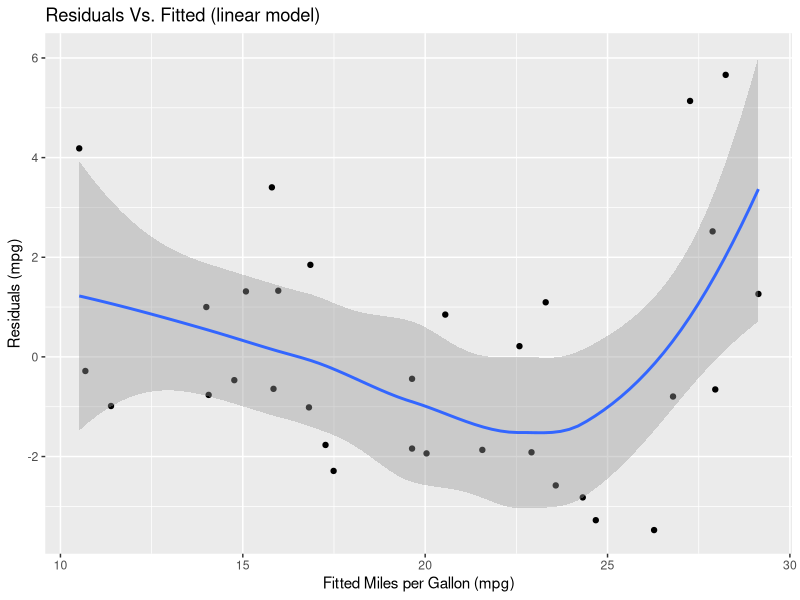

Write R code to recreate this figure.
## ---- chunk 1
library(datasets)
library(ggplot2)
library(dplyr)
data("mtcars")
## ---- chunk 2
summary(mtcars)
## ---- chunk 3
mtcars <- mutate(mtcars, am=factor(ifelse(am==1, 'automatic', 'manual')))
table(mtcars$am)
## ---- chunk 4
# baseline
a <- summary(lm(mpg ~ am, data=mtcars))$coef[2]

# calc percent change in the baseline for each covariate
rbind(
  c('baseline', 'cyl', 'disp', 'hp', 'drat', 'wt', 'qsec', 'vs', 'gear', 'carb'),
  round(c((a-a)/a,
    100 * (a - summary(lm(mpg ~ am + cyl, data=mtcars))$coef[2])/a,
    100 * (a - summary(lm(mpg ~ am + disp, data=mtcars))$coef[2])/a,
    100 * (a - summary(lm(mpg ~ am + hp, data=mtcars))$coef[2])/a,
    100 * (a - summary(lm(mpg ~ am + drat, data=mtcars))$coef[2])/a,
    100 * (a - summary(lm(mpg ~ am + wt, data=mtcars))$coef[2])/a,
    100 * (a - summary(lm(mpg ~ am + qsec, data=mtcars))$coef[2])/a,
    100 * (a - summary(lm(mpg ~ am + vs, data=mtcars))$coef[2])/a,
    100 * (a - summary(lm(mpg ~ am + gear, data=mtcars))$coef[2])/a,
    100 * (a - summary(lm(mpg ~ am + carb, data=mtcars))$coef[2])/a
  ), digits=2)
)
## ---- chunk 5
fit1 <- lm(mpg ~ am, data=mtcars)
fit2 <- lm(mpg ~ am + cyl, data=mtcars)
fit3 <- lm(mpg ~ am + cyl + disp, data=mtcars)
fit4 <- lm(mpg ~ am + cyl + disp + hp, data=mtcars)
fit5 <- lm(mpg ~ am + cyl + disp + hp + drat, data=mtcars)
fit6 <- lm(mpg ~ am + cyl + disp + hp + drat + wt, data=mtcars)
anova(fit1, fit2, fit3, fit4, fit5, fit6)
## ---- chunk 6
fit1 <- lm(mpg ~ am, data=mtcars)
fit7 <- lm(mpg ~ am + cyl + hp + wt, data=mtcars)
## ---- chunk 7
summary(fit7)$adj.r.squared
## ---- chunk 8
fit_lm <- lm(mpg ~ am + cyl + hp + wt, data=mtcars)
df <- data.frame(e=resid(fit_lm), yhat = predict(fit_lm))
g <- ggplot(df, aes(yhat, e), title="foo") + 
  geom_point() + 
  geom_smooth(method="loess") +
  ggtitle("Residuals Vs. Fitted (linear model)") +
  xlab("Fitted Miles per Gallon (mpg)") +
  ylab("Residuals (mpg)")

print(g)
## ---- chunk 9
summary(fit_lm)$coef
## ---- chunk 10
confint(fit_lm)
